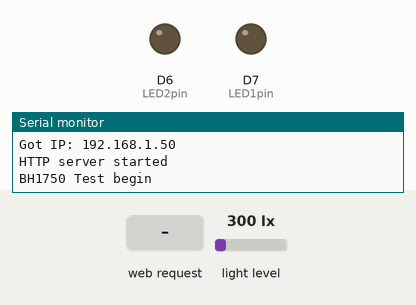
Simulated run of this sketch. Board: ESP8266 (NodeMCU). Shown: output pins drawn as LEDs (lit = HIGH), the last lines printed to the serial monitor. The test bench sets the inputs (shaded band); at power-on: light level 300 lx. WiFi joins after 1.5 s; servers stay silent unless stated.

Above: at 3.3 s.
3.4 s: HTTP request GET /led1on received
At 5.0 s:
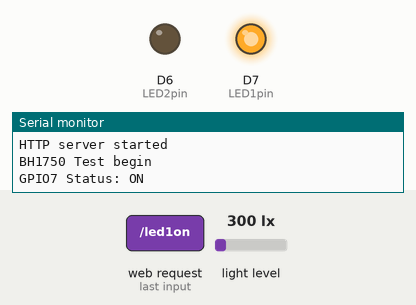
6.4 s: HTTP request GET /led2on received
At 9.2 s:
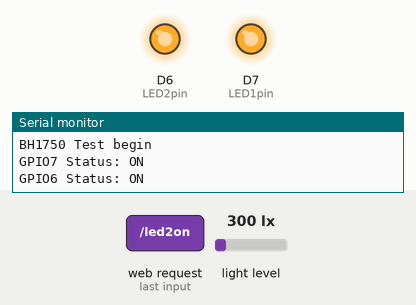
9.6 s: HTTP request GET /led1off received
At 10.8 s:
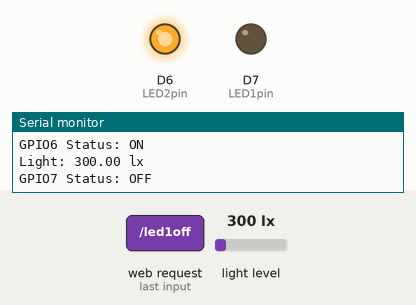
12.6 s: HTTP request GET /led2off received
At 15.1 s:
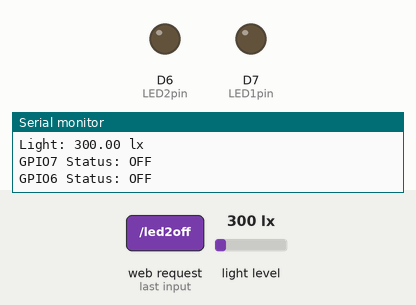
Timing chart, 0 to 16.6 s (numbered marks = the images above; inputs shaded):
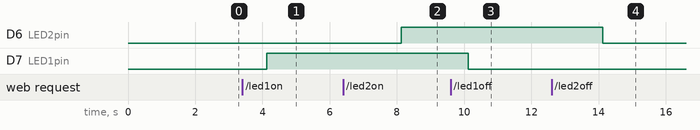

Measured:
- after the input at 3.4 s, D7 (LED1pin): LOW → HIGH after 0.72 s
- after the input at 6.4 s, D6 (LED2pin): LOW → HIGH after 1.7 s
- after the input at 9.6 s, D7 (LED1pin): HIGH → LOW after 0.52 s
- after the input at 12.6 s, D6 (LED2pin): HIGH → LOW after 1.5 s

The sketch:

ESP8266_pokus.ino
```cpp
#include <ESP8266WiFi.h>
#include <ESP8266WebServer.h>
#include <Wire.h>
#include <BH1750.h>
//#include <Adafruit_SleepyDog.h>

/*Put your SSID & Password*/
const char* ssid = "Domus";  // Enter SSID here
//const char* corpassrect_password = "Bax-358@-25a4X";  Enter Password here
const char* password = "vojnuvmestec22";

// Variables to store the current and previous time
unsigned long previousMillis = 0;
const long interval = 10000; // Blink interval in milliseconds (1 second)

ESP8266WebServer server(80);

uint8_t LED1pin = D7;
bool LED1status = LOW;

uint8_t LED2pin = D6;
bool LED2status = LOW;

BH1750 lightMeter;


void setup() {
  Serial.begin(9600);
  Wire.begin();
  delay(100);
  pinMode(LED1pin, OUTPUT);
  pinMode(LED2pin, OUTPUT);
 /*  // Pokus o login od uzivatele--------------------------
  Serial.println("Zadej SSID:");
  while (Serial.available() == 0){}  // Ceka na data
  String ssid = Serial.readStringUntil('\n');
  ssid.trim();

  Serial.println("Zadej heslo:");
  while (Serial.available() == 0){}  // Ceka na data
  String password_temp = Serial.readStringUntil('\n');
  password_temp.trim();
  if (password_temp.equals(correct_password)){
    Serial.println("Spravne heslo.");
    String password = password_temp;

  } else {
    Serial.println("Spatne heslo. Sorry jako!");
  }
*/

  //------------------------------------------------------
  Serial.println("Connecting to ");
  Serial.println(ssid);

  //connect to your local wi-fi network
  WiFi.begin(ssid,password);

  //check wi-fi is connected to wi-fi network
  while (WiFi.status() != WL_CONNECTED) {
  delay(1000);
  Serial.print(".");

  }
  Serial.println("");
  Serial.println("WiFi connected..!");
  Serial.print("Got IP: ");  Serial.println(WiFi.localIP());

  server.on("/", handle_OnConnect);
  server.on("/led1on", handle_led1on);
  server.on("/led1off", handle_led1off);
  server.on("/led2on", handle_led2on);
  server.on("/led2off", handle_led2off);
  server.onNotFound(handle_NotFound);

  server.begin();
  Serial.println("HTTP server started");

  lightMeter.begin();

  Serial.println(F("BH1750 Test begin"));

}
void loop() {
// WebSerial.println("Hello!");
  delay(2000);
// LUX sensor part ----------------------------
unsigned long currentMillis = millis();
if (currentMillis-previousMillis >= interval){
  float lux = lightMeter.readLightLevel();
  Serial.print("Light: ");
  Serial.print(lux);
  Serial.println(" lx");
  previousMillis = currentMillis;
  }
//----------------------------------------------

  server.handleClient();
  if(LED1status)
  {digitalWrite(LED1pin, HIGH);}
  else
  {digitalWrite(LED1pin, LOW);}

  if(LED2status)
  {digitalWrite(LED2pin, HIGH);}
  else
  {digitalWrite(LED2pin, LOW);}
}

void handle_OnConnect() {
  LED1status = LOW;
  LED2status = LOW;
  Serial.println("GPIO7 Status: OFF | GPIO6 Status: OFF");
  server.send(200, "text/html", SendHTML(LED1status,LED2status));
}

void handle_led1on() {
  LED1status = HIGH;
  Serial.println("GPIO7 Status: ON");
  server.send(200, "text/html", SendHTML(true,LED2status));

}

void handle_led1off() {
  LED1status = LOW;
  Serial.println("GPIO7 Status: OFF");
  server.send(200, "text/html", SendHTML(false,LED2status));
}

void handle_led2on() {
  LED2status = HIGH;
  Serial.println("GPIO6 Status: ON");
  server.send(200, "text/html", SendHTML(LED1status,true));
}

void handle_led2off() {
  LED2status = LOW;
  Serial.println("GPIO6 Status: OFF");
  server.send(200, "text/html", SendHTML(LED1status,false));
}

void handle_NotFound(){
  server.send(404, "text/plain", "Not found");
}

String SendHTML(uint8_t led1stat,uint8_t led2stat){
  String ptr = "<!DOCTYPE html> <html>\n";
  ptr +="<head><meta name=\"viewport\" content=\"width=device-width, initial-scale=1.0, user-scalable=no\">\n";
  ptr +="<title>LED Control</title>\n";
  ptr +="<style>html { font-family: Helvetica; display: inline-block; margin: 0px auto; text-align: center;}\n";
  ptr +="body{margin-top: 50px;} h1 {color: #444444;margin: 50px auto 30px;} h3 {color: #444444;margin-bottom: 50px;}\n";
  ptr +=".button {display: block;width: 80px;background-color: #1abc9c;border: none;color: white;padding: 13px 30px;text-decoration: none;font-size: 25px;margin: 0px auto 35px;cursor: pointer;border-radius: 4px;}\n";
  ptr +=".button-on {background-color: #1abc9c;}\n";
  ptr +=".button-on:active {background-color: #16a085;}\n";
  ptr +=".button-off {background-color: #34495e;}\n";
  ptr +=".button-off:active {background-color: #2c3e50;}\n";
  ptr +="p {font-size: 14px;color: #888;margin-bottom: 10px;}\n";
  ptr +="</style>\n";
  ptr +="</head>\n";
  ptr +="<body>\n";
  ptr +="<h1>ESP8266 Web Server,blikani LEDek</h1>\n";
    ptr +="<h3>Using Station(STA) Mode</h3>\n";

   if(led1stat)
  {ptr +="<p>LED1 Status: ON</p><a class=\"button button-off\" href=\"/led1off\">OFF</a>\n";}
  else
  {ptr +="<p>LED1 Status: OFF</p><a class=\"button button-on\" href=\"/led1on\">ON</a>\n";}

  if(led2stat)
  {ptr +="<p>LED2 Status: ON</p><a class=\"button button-off\" href=\"/led2off\">OFF</a>\n";}
  else
  {ptr +="<p>LED2 Status: OFF</p><a class=\"button button-on\" href=\"/led2on\">ON</a>\n";}

  ptr +="</body>\n";
  ptr +="</html>\n";
  return ptr;
}
```
